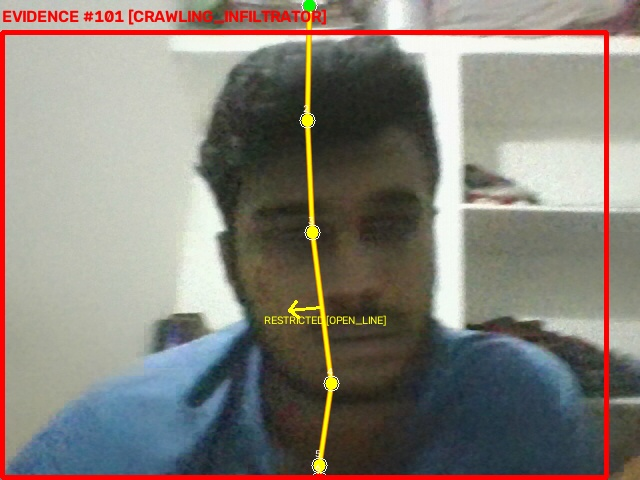
#> input picture ai-engine/alert_snapshots/breach_CAM-01_target_101_20260828_235700.jpg, 640 x 480 px
$ python -i tamper_engine.py   (imports and definitions only)   (older library calls are emulated)
#> lines starting #> are read from the running program, lines starting #| are printed output that depends on the picture
#> further down, picture is the input picture: shape (480, 640, 3); mean B, G, R 119.4, 127.8, 133.7
"""
IBVAP Defense-Grade V2 - Zero-False-Alarm Chromatic Covariance & Laser Anti-Tamper Engine
Features:
1. Micro-Grid Downsampling (80x60):
   - Computes diagnostics in < 0.1 ms per frame for ultra-high FPS streaming.
2. Total Dark Occlusion / Hand Cover:
   - True darkness (mean < 10.0) or complete texture loss + low luminance (laplacian_var < 5.0 and mean < 50.0).
   - Requires >= 4 confirmed frames -> "TAMPER: OPTICAL OCCLUSION / LENS COVERED".
3. Intentional Laser & Total Sensor Blinding Discriminator:
   - Total White Flash / Direct Blinding: >= 70% of entire sensor saturated at clipping (gray >= 253).
   - Monochromatic Laser Diode Attack (650nm Red, 532nm Green, 450nm Blue):
     r_pure = (r >= 240) & (r - g > 110) & (r - b > 110)
     g_pure = (g >= 240) & (g - r > 110) & (g - b > 110)
     b_pure = (b >= 240) & (b - r > 110) & (b - g > 110)
     Requires pure saturated channel > 12% of total pixels.
   - Requires >= 3 confirmed frames -> "TAMPER: LASER ATTACK DETECTED" or "TAMPER: DIRECT SENSOR BLINDING DETECTED".
4. Nominal Restoration:
   - Sets active_tamper[camera_id] = False and returns "INTEGRITY: NOMINAL".
5. Rewind / Loop Cooldown Guard:
   - notify_rewind(camera_id) sets 12-frame cooldown to prevent false alarms on video file loops.
"""
import time
import math
import numpy as np
import cv2

class CameraHealthMonitor:
    def __init__(self, history_len: int = 10):
        self.history_len = history_len
        self.occlusion_counters = {}
        self.dazzle_counters = {}
        self.active_tamper = {}
        self.prev_frames = {}
        self.rewind_cooldown = {}
        self.freeze_counters = {}

    def notify_rewind(self, camera_id: str):
        """Called by stream_engine when a video file loops to prevent false alarms."""
        self.rewind_cooldown[camera_id] = 12

    def check_frame(self, full_frame_or_cam, camera_id_or_frame="CAM-01"):
        """
        Chromatic Covariance & High-Threshold Anti-Tamper Engine (< 0.1 ms).
        Returns: (is_tampered: bool, status_label: str, tamper_type: str)
        """
#> called with camera_id_or_frame = 'CAM-01'
        if isinstance(full_frame_or_cam, str) and isinstance(camera_id_or_frame, np.ndarray):
            camera_id = full_frame_or_cam
            full_frame = camera_id_or_frame
        elif isinstance(full_frame_or_cam, np.ndarray):
            full_frame = full_frame_or_cam
            camera_id = camera_id_or_frame if isinstance(camera_id_or_frame, str) else "CAM-01"
        else:
            full_frame = camera_id_or_frame if isinstance(camera_id_or_frame, np.ndarray) else None
            camera_id = full_frame_or_cam if isinstance(full_frame_or_cam, str) else "CAM-01"

        if full_frame is None or full_frame.size == 0:
            return True, "TAMPER: SIGNAL LOSS / ZERO FEED", "NO_SIGNAL"

        # Downsample to micro-grid (80x60) for sub-millisecond 0.1ms computation
        thumb = cv2.resize(full_frame, (80, 60), interpolation=cv2.INTER_NEAREST)
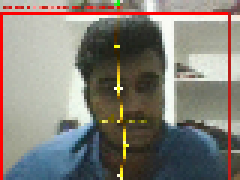
#> thumb: shape (60, 80, 3) (shown 3 times larger); mean B, G, R 118.5, 126.6, 132
        gray = cv2.cvtColor(thumb, cv2.COLOR_BGR2GRAY) if len(thumb.shape) == 3 else thumb
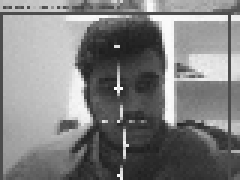
#> gray: shape (60, 80) (shown 3 times larger); min 30, max 254, mean 127.3
        total_pixels = float(gray.size)
#> total_pixels = 4800

        mean_lum = float(np.mean(gray))
#> mean_lum = 127.3
        laplacian_var = float(cv2.Laplacian(gray, cv2.CV_32F).var())
#> laplacian_var = 6689

        if camera_id not in self.prev_frames:
            self.prev_frames[camera_id] = gray
            is_init_occ = (mean_lum < 10.0) or (laplacian_var < 5.0 and mean_lum < 50.0)
#> is_init_occ = False
            self.occlusion_counters[camera_id] = 1 if is_init_occ else 0
            self.dazzle_counters[camera_id] = 0
            self.active_tamper[camera_id] = False
            self.rewind_cooldown[camera_id] = 0
            self.freeze_counters[camera_id] = 0
            return False, "INTEGRITY: NOMINAL", "NONE"

        # Cooldown guard after video file rewind
        if self.rewind_cooldown.get(camera_id, 0) > 0:
            self.rewind_cooldown[camera_id] -= 1
            self.prev_frames[camera_id] = gray
            self.occlusion_counters[camera_id] = 0
            self.dazzle_counters[camera_id] = 0
            self.active_tamper[camera_id] = False
            return False, "INTEGRITY: NOMINAL", "NONE"

        prev_gray = self.prev_frames[camera_id]
        self.prev_frames[camera_id] = gray

        # -------------------------------------------------------------
        # 1. TOTAL DARK OCCLUSION / HAND COVER
        # -------------------------------------------------------------
        # Must be genuinely blacked out (Mean < 10.0) OR completely covered
        # (Zero structural texture + low luminance)
        is_hand_covered = (mean_lum < 10.0) or (laplacian_var < 5.0 and mean_lum < 50.0)

        if is_hand_covered:
            self.occlusion_counters[camera_id] = self.occlusion_counters.get(camera_id, 0) + 1
            self.dazzle_counters[camera_id] = 0
        else:
            self.occlusion_counters[camera_id] = max(0, self.occlusion_counters.get(camera_id, 0) - 1)

        if self.occlusion_counters[camera_id] >= 4:
            self.active_tamper[camera_id] = True
            return True, "TAMPER: OPTICAL OCCLUSION / LENS COVERED", "OCCLUSION"

        # -------------------------------------------------------------
        # 2. INTENTIONAL LASER / TOTAL BLINDING FLASH ATTACK
        # -------------------------------------------------------------
        # A. Total Direct White Flash / Sensor Blinding:
        # Sunlight and headlights illuminate only portions; direct intentional blinding blankets >= 70% of the entire sensor at clipping values.
        white_blind_pixels = np.sum(gray >= 253)
        is_total_white_flash = (white_blind_pixels / total_pixels) >= 0.70

        # B. Monochromatic Laser Attack (Red / Green / Blue / Purple Laser Diodes):
        if len(thumb.shape) == 3:
            b, g, r = cv2.split(thumb)
        else:
            b = g = r = gray

        r_pure = np.sum((r >= 240) & ((r.astype(np.int16) - g.astype(np.int16)) > 110) & ((r.astype(np.int16) - b.astype(np.int16)) > 110))
        g_pure = np.sum((g >= 240) & ((g.astype(np.int16) - r.astype(np.int16)) > 110) & ((g.astype(np.int16) - b.astype(np.int16)) > 110))
        b_pure = np.sum((b >= 240) & ((b.astype(np.int16) - r.astype(np.int16)) > 110) & ((b.astype(np.int16) - g.astype(np.int16)) > 110))

        # Laser requires minimum concentrated core (> 12% of sensor) of pure saturated single channel
        is_laser = (r_pure / total_pixels > 0.12) or (g_pure / total_pixels > 0.12) or (b_pure / total_pixels > 0.12)

        is_optical_attack = is_total_white_flash or is_laser

        if is_optical_attack:
            self.dazzle_counters[camera_id] = self.dazzle_counters.get(camera_id, 0) + 1
            self.occlusion_counters[camera_id] = 0
        else:
            self.dazzle_counters[camera_id] = max(0, self.dazzle_counters.get(camera_id, 0) - 1)

        if self.dazzle_counters[camera_id] >= 3:
            self.active_tamper[camera_id] = True
            msg = "TAMPER: LASER ATTACK DETECTED" if is_laser else "TAMPER: DIRECT SENSOR BLINDING DETECTED"
            return True, msg, "LASER_DAZZLE"

        # -------------------------------------------------------------
        # 3. FROZEN SIGNAL CHECK
        # -------------------------------------------------------------
        diff = cv2.absdiff(gray, prev_gray)
        mean_diff = float(np.mean(diff))
        freeze_count = self.freeze_counters.get(camera_id, 0)
        if mean_diff < 0.04 and mean_lum > 10.0:
            freeze_count += 1
        else:
            freeze_count = 0
        self.freeze_counters[camera_id] = freeze_count

        if freeze_count >= 60:
            self.active_tamper[camera_id] = True
            return True, "TAMPER: SIGNAL LOSS / FEED FROZEN", "FEED_FROZEN"

        # -------------------------------------------------------------
        # 4. NOMINAL RESTORATION
        # -------------------------------------------------------------
        self.active_tamper[camera_id] = False
        return False, "INTEGRITY: NOMINAL", "NONE"

    def evaluate_tamper(self, frame: np.ndarray, camera_id: str = "CAM-01"):
        """Alias for check_frame returning (is_tampered, status_label, tamper_type)."""
        return self.check_frame(frame, camera_id)

    # [24 lines left out: functions reset_feed_counter, apply_adaptive_night_filter, not called in this run]


class TacticalThreatScorer:
    """
    Computes dynamic Multi-Factor Kinematic Threat Score (0 - 100%):
    Score = min(100.0, 30 * D_norm + 25 * V_norm + 25 * T_dwell_norm + 20 * cos(theta_heading))
    """
    def __init__(self, max_expected_velocity: float = 12.0, max_dwell_seconds: float = 15.0):
        self.max_expected_velocity = max_expected_velocity
        self.max_dwell_seconds = max_dwell_seconds

    # [94 lines left out: function compute_threat_score, not called in this run]

>>> import cv2
>>> picture = cv2.imread('alert_snapshots/breach_CAM-01_target_101_20260828_235700.jpg')
>>> result = CameraHealthMonitor().check_frame(picture)
#> result = (False, 'INTEGRITY: NOMINAL', 'NONE')

$ run again, on ai-engine/alert_snapshots/breach_CAM-01_target_105_20260828_230825.jpg
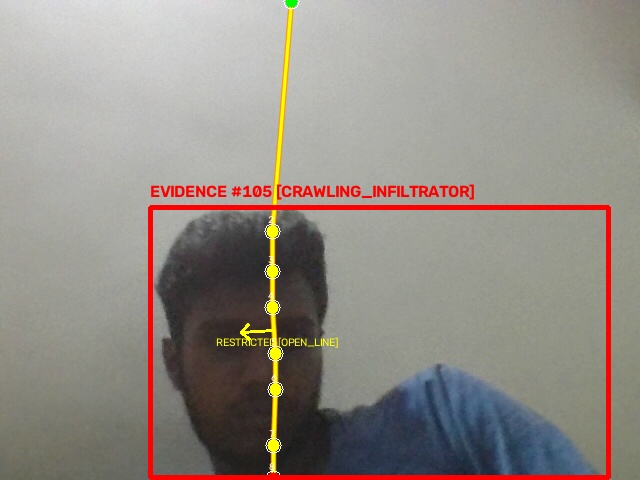
#> input picture ai-engine/alert_snapshots/breach_CAM-01_target_105_20260828_230825.jpg, 640 x 480 px
#> picture is the input picture: shape (480, 640, 3); mean B, G, R 133.3, 140.3, 147.1
#> in check_frame, `thumb = cv2.resize(full_frame, (80, 60), interpolation=cv2.INTER_NEARE..`:
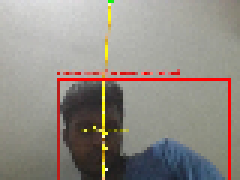
#> thumb: shape (60, 80, 3) (shown 3 times larger); mean B, G, R 132.8, 139.8, 146.2
#> in check_frame, `gray = cv2.cvtColor(thumb, cv2.COLOR_BGR2GRAY) if len(thumb.shape) == ..`:
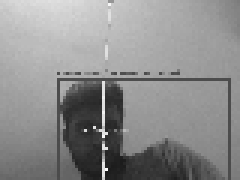
#> gray: shape (60, 80) (shown 3 times larger); min 28, max 253, mean 141
#> mean_lum = 141
#> laplacian_var = 3487.9
#> is_init_occ = False
#> result = (False, 'INTEGRITY: NOMINAL', 'NONE')

$ run again, on ai-engine/alert_snapshots/breach_CAM-01_target_105_20260829_161712.jpg
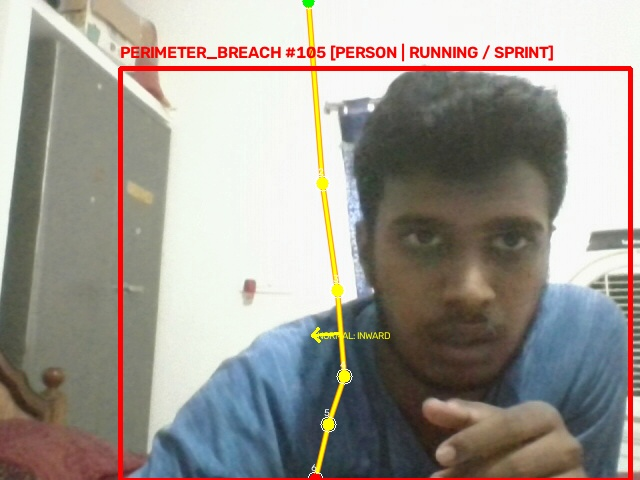
#> input picture ai-engine/alert_snapshots/breach_CAM-01_target_105_20260829_161712.jpg, 640 x 480 px
#> picture is the input picture: shape (480, 640, 3); mean B, G, R 145.1, 152.5, 159.1
#> in check_frame, `thumb = cv2.resize(full_frame, (80, 60), interpolation=cv2.INTER_NEARE..`:
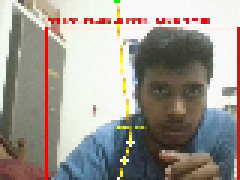
#> thumb: shape (60, 80, 3) (shown 3 times larger); mean B, G, R 145.6, 153, 158.6
#> in check_frame, `gray = cv2.cvtColor(thumb, cv2.COLOR_BGR2GRAY) if len(thumb.shape) == ..`:
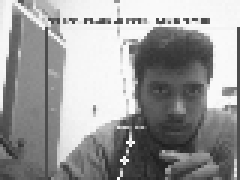
#> gray: shape (60, 80) (shown 3 times larger); min 30, max 255, mean 153.9
#> mean_lum = 153.9
#> laplacian_var = 7962.3
#> is_init_occ = False
#> result = (False, 'INTEGRITY: NOMINAL', 'NONE')

$ run again, on ai-engine/alert_snapshots/breach_CAM-01_target_105_20260829_161716.jpg
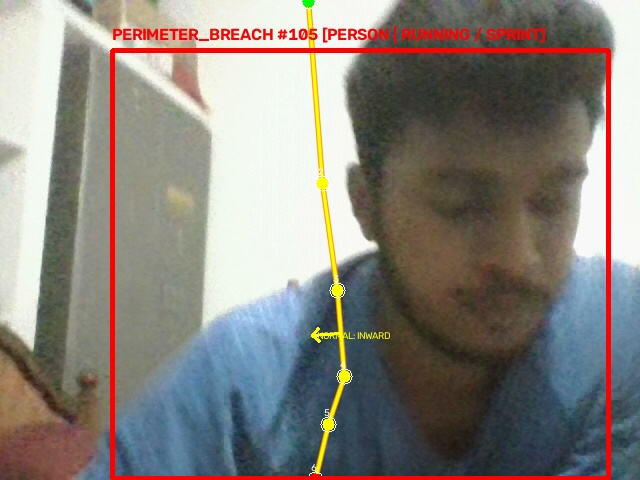
#> input picture ai-engine/alert_snapshots/breach_CAM-01_target_105_20260829_161716.jpg, 640 x 480 px
#> picture is the input picture: shape (480, 640, 3); mean B, G, R 125.3, 131.4, 137.1
#> in check_frame, `thumb = cv2.resize(full_frame, (80, 60), interpolation=cv2.INTER_NEARE..`:
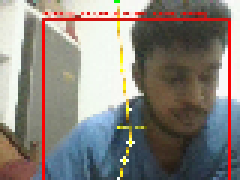
#> thumb: shape (60, 80, 3) (shown 3 times larger); mean B, G, R 124.5, 130.8, 137
#> in check_frame, `gray = cv2.cvtColor(thumb, cv2.COLOR_BGR2GRAY) if len(thumb.shape) == ..`:
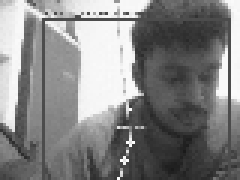
#> gray: shape (60, 80) (shown 3 times larger); min 26, max 253, mean 131.9
#> mean_lum = 131.9
#> laplacian_var = 6402.2
#> is_init_occ = False
#> result = (False, 'INTEGRITY: NOMINAL', 'NONE')
